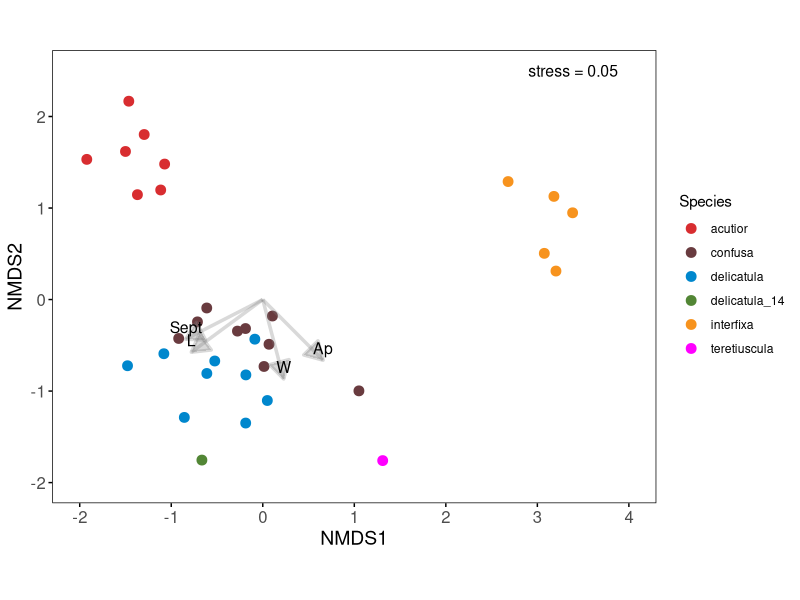
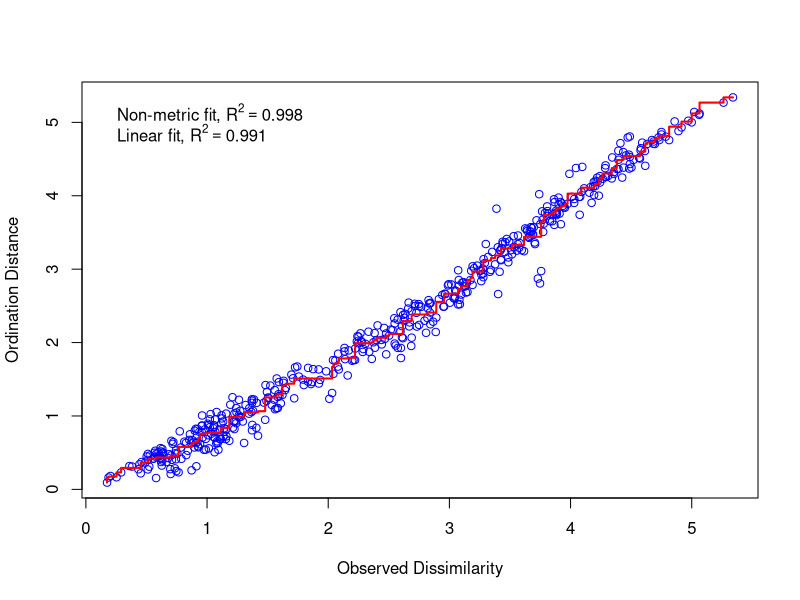

Reproduce these figures in R, in order.
#
# +----------------------------------------------------------------------------------------+
# | This script performs non-metric multidimensional scaling (nMDS) using Euclidean        |
# | distances into two dimensions. Note that nMDS does not use the distances as they are,  |
# | only the rank order of the distances.                                                  |
# | Basic statistics, including feature vector, are output to a text file, a Shepard       |
# | diagram, and a nMDS graph is provided.                                                 |
# |                                                                                        |
# | Stefan Ekman 19 Nov 2024.                                                               |               
# +----------------------------------------------------------------------------------------+
#


# Load libraries
library(vegan)
library(ggplot2)
library(svglite)
library(dplyr)

# Set working directory
setwd("/Users/stefanekman/R_workdir/nMDS")

# Get data and labels
data <- read.table(file="arctomia_morph.txt", sep="\t", header=T, row.names=1)
class_labels <- as.factor(data$label)
numerical_data <- data[,1:4]

# Preprocess data
numerical_data <- scale(numerical_data)

# Calculate distance matrix
# Note that nMDS does not use the distances as they are, only the rank order of the distances
distance_matrix <- dist(numerical_data, method="euclidean")

# Perform two-dimensional NMDS
nmds_result <- vegan::metaMDS(distance_matrix, k=2, try=100, trymax=100, autotransform=F)
stress <- nmds_result$stress

# Fit environmental vectors (variables) onto the NMDS configuration
envfit_result <- envfit(nmds_result, numerical_data, perm=9999)

# Extract scores for NMDS and environmental vectors
nmds_scores <- scores(nmds_result, display = "sites")
vector_scores <- scores(envfit_result, display = "vectors")

# Convert NMDS scores to data frame and add class labels
nmds_data <- as.data.frame(nmds_scores)
nmds_data$Species <- class_labels

# Convert vectors scores to data frame
vectors_df <- as.data.frame(vector_scores)
vectors_df$variable <- rownames(vector_scores)

# Create basic NMDS plot with points
plot <- ggplot(nmds_data, aes(x = NMDS1, y = NMDS2, color = Species)) +
  geom_point(size = 3) +
  scale_color_manual(values = c("#D82D30", "#693B3F", "#0087CD", "#528635", "#F7931E", "#FF00FF")) +  # Manually define colors
  theme_minimal() +
  labs(title = NULL, x = "NMDS1", y = "NMDS2")

# Set x and y axis limits and add tick marks at every integer from -2 to 2
plot <- plot +
  scale_x_continuous(limits = c(-2, 4), breaks = seq(-2, 4, 1)) +  # Set x-axis from -2 to 4 with ticks at every integer
  scale_y_continuous(limits = c(-2, 2.5), breaks = seq(-2, 2, 1))    # Set y-axis from -2 to 2 with ticks at every integer

# Add arrows to the plot
plot <- plot +
  geom_segment(data = vectors_df, aes(x = 0, y = 0, xend = NMDS1, yend = NMDS2),
               arrow = arrow(type = "closed", length = unit(0.2, "inches")),  # Arrowheads
               color = "grey50",                                              # Medium grey
               linewidth = 1.2,                                               # Line thickness
               alpha = 0.3)                                                   # Opacity

# Add labels to the vectors
plot <- plot +
  geom_text(data = vectors_df, aes(x = NMDS1, y = NMDS2, label = variable),
            color = "black", size = 4, vjust = -0.5)

# Customize the plot appearance: white background, no internal grid lines, with tick marks
plot <- plot +
  theme(
    panel.background = element_rect(fill = "white"),   # Set background to white
    panel.grid.major = element_blank(),                # Remove major grid lines
    panel.grid.minor = element_blank(),                # Remove minor grid lines
    axis.text = element_text(size = 12),               # Customize axis text size
    axis.title = element_text(size = 14),              # Customize axis title size
    axis.ticks = element_line(color = "black")         # Add tick marks
  )
                                         
# Ensure equal scaling on x and y axes
plot <- plot +
  coord_fixed()

# Add the stress value in the upper right corner of the plot
plot <- plot +
  annotate(
    "text",
    x = 2.9, 
    y = 2.5,
    label = paste("stress =", round(stress, 3)),
    size = 4,
    color = "black",
    hjust = 0)

# Save the plot
ggsave("NMDS_plot.svg", plot = plot, dpi = 600, width = 10, height = 8)

# Save basic analysis stats
print(nmds_result) %>% capture.output(file="nmds.txt", append=F)
cat("\n\n\n") %>% capture.output(file="nmds.txt", append=T)
print(envfit_result) %>% capture.output(file="nmds.txt", append=T)

# Save Shepard diagram
pdf(file="shepard.pdf")
stressplot(nmds_result)
dev.off()
